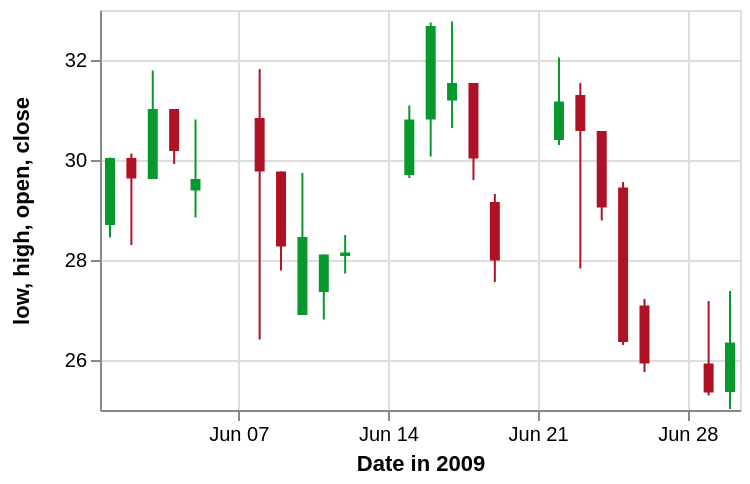

Write the Vega-Lite specification saved for this chart.
### Vega specification from a JSON file in a GitHub repository (floating-point values rounded to 4 significant figures)
{"$schema": "https://vega.github.io/schema/vega/v5.json", "description": "A candlestick chart inspired by an example in Protovis (http://mbostock.github.io/protovis/ex/candlestick.html)", "autosize": "pad", "padding": 5, "width": 320, "height": 200, "style": "cell", "data": [{"name": "source_0", "values": [{"date": "2009-06-01", "open": 28.7, "high": 30.05, "low": 28.45, "close": 30.04, "signal": "short", "ret": -4.894}, {"date": "2009-06-02", "open": 30.04, "high": 30.13, "low": 28.3, "close": 29.63, "signal": "short", "ret": -0.3226}, {"date": "2009-06-03", "open": 29.62, "high": 31.79, "low": 29.62, "close": 31.02, "signal": "short", "ret": 3.687}, {"date": "2009-06-04", "open": 31.02, "high": 31.02, "low": 29.92, "close": 30.18, "signal": "short", "ret": 4.51}, {"date": "2009-06-05", "open": 29.39, "high": 30.81, "low": 28.85, "close": 29.62, "signal": "short", "ret": 6.084}, {"date": "2009-06-08", "open": 30.84, "high": 31.82, "low": 26.41, "close": 29.77, "signal": "short", "ret": 1.254}, {"date": "2009-06-09", "open": 29.77, "high": 29.77, "low": 27.79, "close": 28.27, "signal": "short", "ret": -5.024}, {"date": "2009-06-10", "open": 26.9, "high": 29.74, "low": 26.9, "close": 28.46, "signal": "short", "ret": -5.466}, {"date": "2009-06-11", "open": 27.36, "high": 28.11, "low": 26.81, "close": 28.11, "signal": "short", "ret": -8.374}, {"date": "2009-06-12", "open": 28.08, "high": 28.5, "low": 27.73, "close": 28.15, "signal": "short", "ret": -5.528}, {"date": "2009-06-15", "open": 29.7, "high": 31.09, "low": 29.64, "close": 30.81, "signal": "long", "ret": 3.492}, {"date": "2009-06-16", "open": 30.81, "high": 32.75, "low": 30.07, "close": 32.68, "signal": "short", "ret": 0.155}, {"date": "2009-06-17", "open": 31.19, "high": 32.77, "low": 30.64, "close": 31.54, "signal": "short", "ret": 5.828}, {"date": "2009-06-18", "open": 31.54, "high": 31.54, "low": 29.6, "close": 30.03, "signal": "short", "ret": 8.176}, {"date": "2009-06-19", "open": 29.16, "high": 29.32, "low": 27.56, "close": 27.99, "signal": "short", "ret": 8.599}, {"date": "2009-06-22", "open": 30.4, "high": 32.05, "low": 30.3, "close": 31.17, "signal": "short", "ret": 15.49}, {"date": "2009-06-23", "open": 31.3, "high": 31.54, "low": 27.83, "close": 30.58, "signal": "short", "ret": 11.74}, {"date": "2009-06-24", "open": 30.58, "high": 30.58, "low": 28.79, "close": 29.05, "signal": "long", "ret": -10.42}, {"date": "2009-06-25", "open": 29.45, "high": 29.56, "low": 26.3, "close": 26.36, "signal": "long", "ret": 0}, {"date": "2009-06-26", "open": 27.09, "high": 27.22, "low": 25.76, "close": 25.93, "signal": "long", "ret": 0}, {"date": "2009-06-29", "open": 25.93, "high": 27.18, "low": 25.29, "close": 25.35, "signal": "long", "ret": 5.263}, {"date": "2009-06-30", "open": 25.36, "high": 27.38, "low": 25.02, "close": 26.35, "signal": "long", "ret": 6.738}]}, {"name": "data_0", "source": "source_0", "transform": [{"type": "formula", "expr": "timeParse(datum[\"date\"],'%Y-%m-%d')", "as": "date"}]}], "marks": [{"name": "layer_0_marks", "type": "rule", "style": ["rule"], "from": {"data": "data_0"}, "encode": {"update": {"stroke": [{"test": "datum[\"date\"] === null || isNaN(datum[\"date\"]) || datum[\"low\"] === null || isNaN(datum[\"low\"])", "value": null}, {"test": "datum.open < datum.close", "value": "#06982d"}, {"value": "#ae1325"}], "tooltip": {"signal": "{\"Date in 2009\": timeFormat(datum[\"date\"], '%b %d, %Y'), \"low\": format(datum[\"low\"], \"\"), \"high\": format(datum[\"high\"], \"\")}"}, "x": {"scale": "x", "field": "date"}, "y": [{"test": "datum[\"low\"] === null || isNaN(datum[\"low\"])", "field": {"group": "height"}}, {"scale": "y", "field": "low"}], "y2": [{"test": "datum[\"high\"] === null || isNaN(datum[\"high\"])", "field": {"group": "height"}}, {"scale": "y", "field": "high"}]}}}, {"name": "layer_1_marks", "type": "rect", "style": ["bar"], "from": {"data": "data_0"}, "encode": {"update": {"fill": [{"test": "datum[\"date\"] === null || isNaN(datum[\"date\"]) || datum[\"open\"] === null || isNaN(datum[\"open\"])", "value": null}, {"test": "datum.open < datum.close", "value": "#06982d"}, {"value": "#ae1325"}], "tooltip": {"signal": "{\"Date in 2009\": timeFormat(datum[\"date\"], '%b %d, %Y'), \"open\": format(datum[\"open\"], \"\"), \"close\": format(datum[\"close\"], \"\")}"}, "xc": {"scale": "x", "field": "date"}, "width": {"value": 5}, "y": [{"test": "datum[\"open\"] === null || isNaN(datum[\"open\"])", "field": {"group": "height"}}, {"scale": "y", "field": "open"}], "y2": [{"test": "datum[\"close\"] === null || isNaN(datum[\"close\"])", "field": {"group": "height"}}, {"scale": "y", "field": "close"}]}}}], "scales": [{"name": "x", "type": "time", "domain": {"data": "data_0", "field": "date"}, "range": [0, {"signal": "width"}], "padding": 5}, {"name": "y", "type": "linear", "domain": {"data": "data_0", "fields": ["low", "high", "open", "close"]}, "range": [{"signal": "height"}, 0], "zero": false, "nice": true}], "axes": [{"scale": "x", "orient": "bottom", "grid": false, "title": "Date in 2009", "labelFlush": true, "labelOverlap": true, "tickCount": {"signal": "ceil(width/40)"}, "zindex": 1}, {"scale": "x", "orient": "bottom", "gridScale": "y", "grid": true, "tickCount": {"signal": "ceil(width/40)"}, "domain": false, "labels": false, "maxExtent": 0, "minExtent": 0, "ticks": false, "zindex": 0}, {"scale": "y", "orient": "left", "grid": false, "title": "low, high, open, close", "labelOverlap": true, "tickCount": {"signal": "ceil(height/40)"}, "zindex": 1}, {"scale": "y", "orient": "left", "gridScale": "x", "grid": true, "tickCount": {"signal": "ceil(height/40)"}, "domain": false, "labels": false, "maxExtent": 0, "minExtent": 0, "ticks": false, "zindex": 0}], "config": {"axisY": {"minExtent": 30}}}
